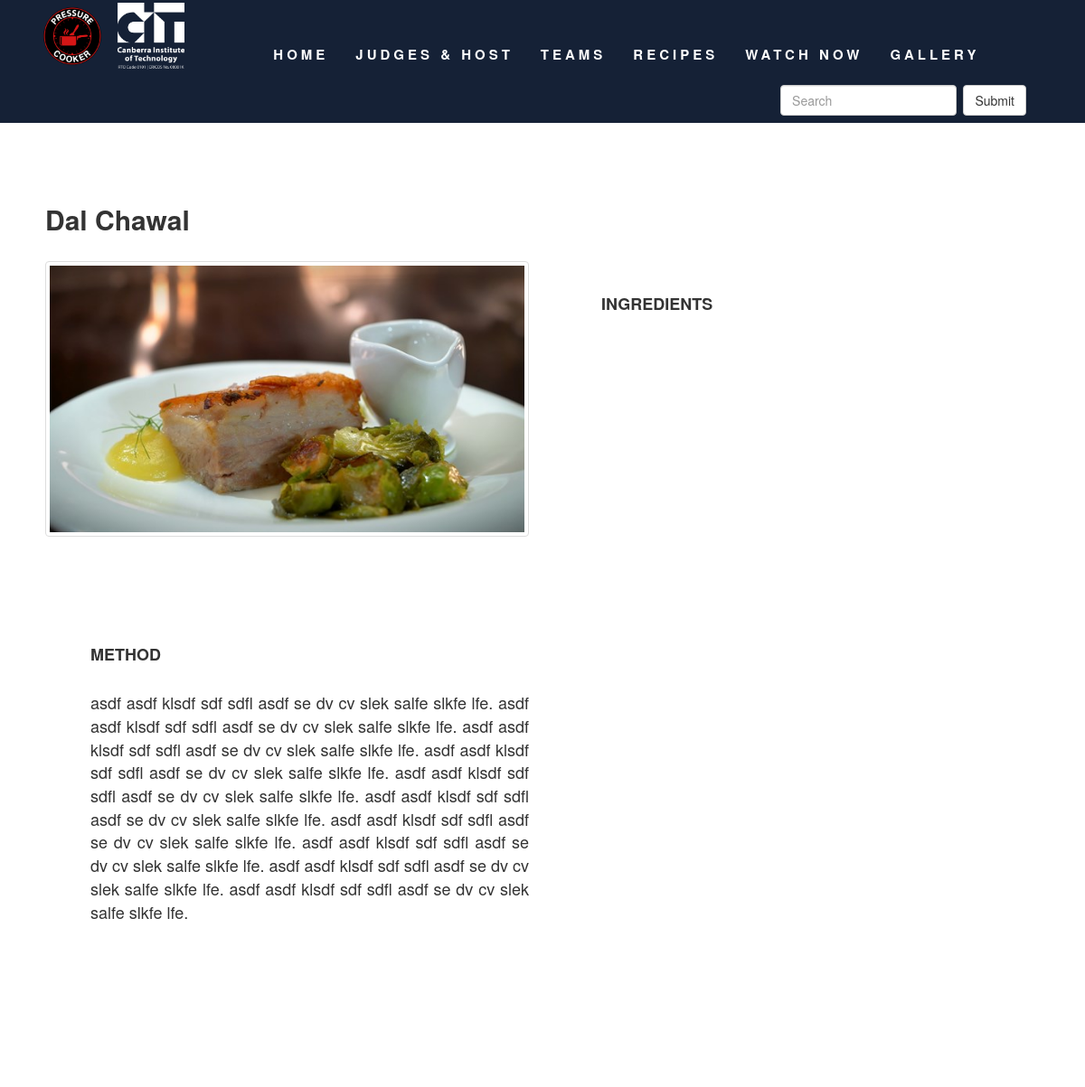
Page /recipeDetails.php?recipe_id=1 on the committed database.
### tables this page shows
CREATE TABLE `recipes` (
  `id` int(10) NOT NULL,
  `name` text NOT NULL,
  `img` text NOT NULL,
  `ingredients` varchar(1024) NOT NULL,
  `method` text NOT NULL,
  `date` timestamp NOT NULL DEFAULT CURRENT_TIMESTAMP ON UPDATE CURRENT_TIMESTAMP,
  `etc` text NOT NULL
);

### recipeDetails.php (the view, shortened to what this page needs)
<!DOCTYPE html>
<?php
	require __DIR__.'/admin/config/db.php';
?>
<html>
<head>
	<link rel="stylesheet" href="https://maxcdn.bootstrapcdn.com/bootstrap/3.3.7/css/bootstrap.min.css">
	<link href="assets\style.css" rel="stylesheet">
	<link rel="stylesheet" href="https://use.fontawesome.com/releases/v5.2.0/css/all.css">
</head>
<body id="topOfPage">
    <div class="container-fluid">
		<?php
		include "templates/navigationbar_template.php";
		?>
		<?php
		        $recipe_id = $_GET['recipe_id'];
		        $recipe_query = "SELECT * FROM recipes
									WHERE id='$recipe_id'";
				$connect_recipe_query = mysqli_query($conn, $recipe_query);
				        $get_each_row = mysqli_fetch_array($connect_recipe_query);
						$name_of_recipe = $get_each_row['name'];
						$img_of_recipe = $get_each_row['img'];
						$method_of_recipe = $get_each_row['method'];
				?>
                <div class="row" style="padding: 50px;">
				<div class="col-lg-6 col-md-6 col-sm-6">
				<br>
					    <h2><strong><?php echo $name_of_recipe; ?></strong></h2>
					    <br>
                        <img class="img-thumbnail img-responsive" style="width: 100%; height: 100%" src="admin\dynamicImages\recipes\<?php echo $img_of_recipe ; ?>" alt="recipe image" style="max-height: 215px; max-width: 400px;">
						<h3 class="example1" style="text-align: justify;"><strong>METHOD</strong></h3>
						<br>
						<p class="example3" style="text-align: justify;"><?php echo nl2br($method_of_recipe); ?></p>
				</div>
				<div class="col-lg-6 col-md-6 col-sm-6">
				    <br>
				    <h3 class="example1" style="text-align: justify;"><strong>INGREDIENTS</strong></h3>
				</div>
				</div>
    <?php
	include 'templates/footer_template.php';
	?>
	</div>
</body>
</html>

### assets/style.css (style rules this page uses)
body { background: #fffff; }
@media screen and (min-width: 601px) { .example1 { font-size: 18px; padding-top: 100px; padding-left: 50px; } }
@media screen and (min-width: 601px) { .example3 { font-size: 18px; padding-top: 0px; padding-left: 50px; } }
@media screen and (min-width: 900px) { .container-fluid { padding: 0px; } }

### rows in the picture
recipes: name "Dal Chawal", img (picture), method "asdf asdf klsdf sdf sdfl asdf se dv cv slek salfe slkfe lfe. asdf asdf klsdf sdf sdfl asdf se dv cv slek salfe slkfe lfe. asdf asdf klsdf sdf sdfl asdf se dv cv slek salfe slkfe lfe. asdf asdf klsdf sdf sdfl asdf se dv cv slek salfe slkfe lfe. asdf asdf klsdf sdf sdfl asdf se dv cv slek salfe slkfe lfe. asdf asdf klsdf sdf sdfl asdf se dv cv slek salfe slkfe lfe. asdf asdf klsdf sdf sdfl asdf se dv cv slek salfe slkfe lfe. asdf asdf klsdf sdf sdfl asdf se dv cv slek salfe slkfe lfe. asdf asdf klsdf sdf sdfl asdf se dv cv slek salfe slkfe lfe. asdf asdf klsdf sdf sdfl asdf se dv cv slek salfe slkfe lfe."
